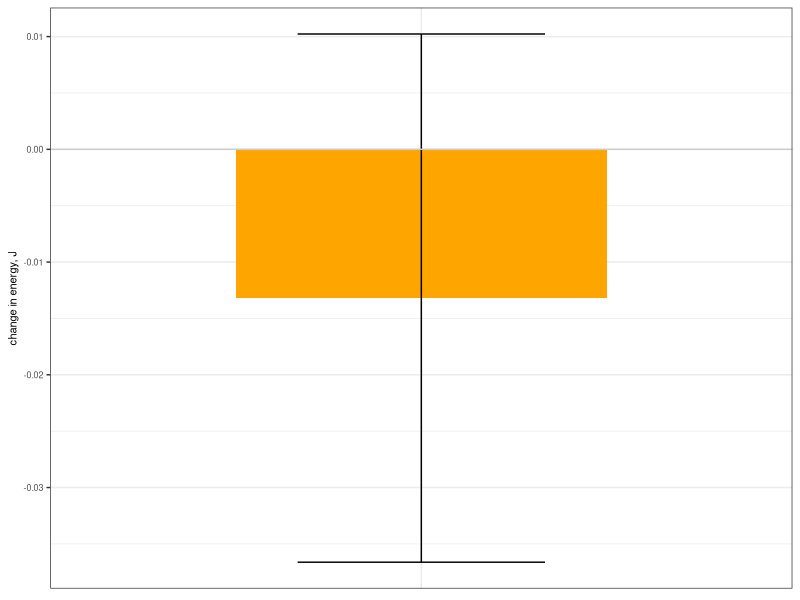

R code for this plot:
# load some libraries
library(tidyverse);
library(ggplot2); 

# load the raw data
raw = read.csv('all.csv',header=TRUE,sep=',');
dat = raw %>%
  select(dE.J) %>%
  summarize(across(everything(), list(mean=mean,sd=sd))) %>%
  pivot_longer(cols=everything(),names_sep="_",names_to=c("variable","statistic")) %>%
  pivot_wider(names_from="statistic")
  
fig3 = ggplot(dat) + 
  geom_bar(aes(x=variable,y=mean),stat="identity",fill="orange",width=0.6)+
  geom_errorbar(aes(x=variable,ymin=mean-sd,ymax=mean+sd),width=0.4)+
  ylab('change in energy, J')+
  theme_bw()+
  theme(text=element_text(size=8))+
  theme(axis.title.x=element_blank(),axis.text.x=element_blank(),axis.ticks.x=element_blank())+
  geom_hline(yintercept=0,col="gray80") 

ggsave("energy_change.pdf",fig3,width=3,height=2,units="in")